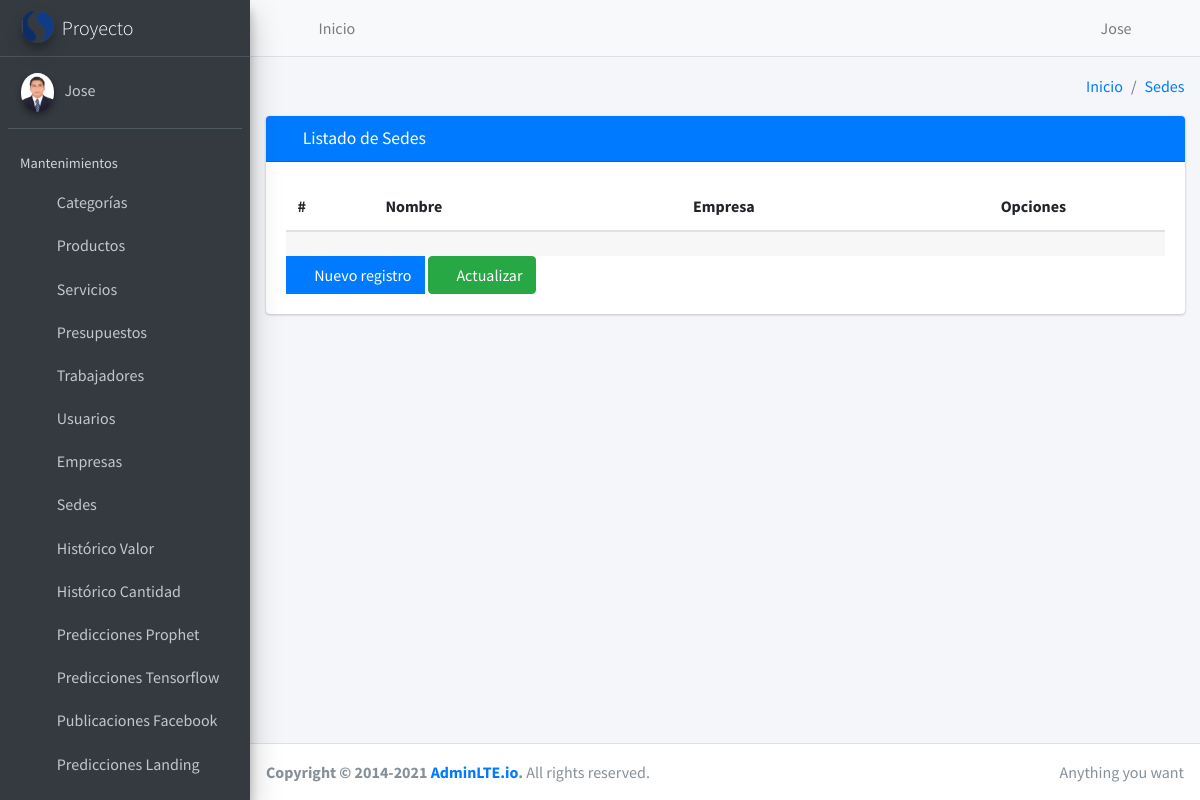
Page /crm/sede/list/ (signed in) on the committed database.
### core/user/models.py (models this page shows, shortened)
class User(AbstractUser):
    email=models.EmailField(unique=True,verbose_name="Email")
    image = models.ImageField(upload_to='users/%Y/%m/',null=True, blank=True, verbose_name="Imagen")
    sede=models.ForeignKey(Sede,on_delete=models.PROTECT,null=True,blank=True)
    empresa=models.ForeignKey(Empresa,on_delete=models.PROTECT,null=True,blank=True)
    def get_image(self):
        if self.image:
            return f'/{MEDIA_URL}{self.image}' if not "WEBSITE_HOSTNAME" in os.environ else f'{STATIC_URL_AZURE}/{MEDIA_URL}{self.image}'
        return f'{STATIC_URL}media/img/empty.png' if not "WEBSITE_HOSTNAME" in os.environ else f'{STATIC_URL_AZURE}{STATIC_URL}media/img/empty.png'

### core/crm/views/sede/views.py (the view, shortened to what this page needs)
# urls.py: path('sede/list/', SedeListView.as_view(), name='sede_list'),
class SedeListView(LoginRequiredMixin, ValidatePermissionRequiredMixin, ListView):
    model = Sede
    template_name = 'sede/list.html'
    permission_required = 'crm.view_sede'
    def get_context_data(self, **kwargs):
        context = super().get_context_data(**kwargs)
        context['title'] = 'Listado de Sedes'
        context['create_url'] = reverse_lazy('crm:sede_create')
        context['list_url'] = reverse_lazy('crm:sede_list')
        context['entity'] = 'Sedes'
        return context

### core/crm/mixins.py (called while the page is built)
    def get_perms(self):
        if isinstance(self.permission_required, str):
            perms= (self.permission_required,)
        else:
            perms= self.permission_required
        return perms

    def dispatch(self, request, *args, **kwargs):
        if request.user.has_perms(self.get_perms()):
            return super().dispatch(request, *args, **kwargs)
        messages.error(request, 'No tiene permiso para ingresar a este modulo')
        return HttpResponseRedirect(self.get_url_redirect())

### core/crm/templates/sede/list.html (shortened to what this page needs)
{% extends 'list.html' %}
{% load static %}
{% block columnas %}
<tr>
  <th scope="col" style="width: 10%">#</th>
  <th scope="col" style="width: 35%">Nombre</th>
  <th scope="col" style="width: 35%">Empresa</th>
  <th scope="col" style="width: 20%">Opciones</th>
</tr>
{% endblock %}

### templates/vtc/header.html
<nav class="main-header navbar navbar-expand navbar-light">
    <ul class="navbar-nav">
        <li class="nav-item">
            <a class="nav-link" id="btn-collapse" data-widget="pushmenu-old" href="#" role="button"><i class="fas fa-bars"></i></a>
        </li>
        <li class="nav-item d-none d-sm-inline-block">
            <a href="/crm/dashboard/" class="nav-link">Inicio</a>
        </li>
    </ul>
    <ul class="navbar-nav ml-auto">
        <li class="nav-item">
            <a class="nav-link" href="#">
                <i class="fas fa-user"></i> {{request.user.username|title}}
            </a>
        </li>
        <li class="nav-item">
            <a class="nav-link" href="{% url 'logout' %}">
                <i class="fas fa-power-off" aria-hidden="true"></i>
            </a>
        </li>
    </ul>
</nav>

### templates/vtc/sidebar.html
{% load static %}
<aside class="main-sidebar sidebar-dark-gray elevation-4">
    <a href="{% url "crm:dashboard" %}" class="brand-link">
        <img src="{% static 'media/img/logo.png' %}"
             alt="Logo"
             class="brand-image img-circle elevation-3"
             style="opacity: .8">
        <span class="brand-text font-weight-light">Proyecto</span>
    </a>
    <div class="sidebar">
        <div class="user-panel mt-3 pb-3 mb-3 d-flex">
            <div class="image">
                <img src="{{user.get_image}}" class="img-circle elevation-2" alt="User Image">
            </div>
            <div class="info">
                <a href="#" class="d-block"> {% if user.is_authenticated %}
                  {{request.user.username|title}}
                  {% else %}
                  Sin iniciar sesión
                  {% endif %}
                  </a>
            </div>
        </div>
        <nav class="mt-2">
            <ul class="nav nav-pills nav-sidebar flex-column" data-widget="treeview" role="menu" data-accordion="false">
                <li class="nav-header">Mantenimientos</li>
                <li class="nav-item">
                    <a href="{% url 'crm:categoria_list' %}" class="nav-link">
                        <i class="nav-icon fas fa-truck-loading"></i>
                        <p>
                            Categorías
                        </p>
                    </a>
                </li>
                <li class="nav-item">
                    <a href="{% url "crm:producto_list" %}" class="nav-link">
                        <i class="nav-icon fas fa-boxes"></i>
                        <p>
                            Productos
                        </p>
                    </a>
                </li>
                <li class="nav-item">
                    <a href="{% url "crm:servicio_list" %}" class="nav-link">
                        <i class="nav-icon fas fa-truck-loading"></i>
                        <p>
                            Servicios
                        </p>
                    </a>
                </li>
                <li class="nav-item">
                    <a href="{% url "crm:presupuesto_list" %}" class="nav-link">
                        <i class="nav-icon fas fa-dollar-sign"></i>
                        <p>
                            Presupuestos
                        </p>
                    </a>
                </li>
                <li class="nav-item">
                    <a href="{% url "crm:trabajador_list" %}" class="nav-link">
                        <i class="nav-icon fas fa-users"></i>
                        <p>
                            Trabajadores
                        </p>
                    </a>
                </li>
                <li class="nav-item">
                    <a href="{% url "user:user_list" %}" class="nav-link">
                        <i class="nav-icon fas fa-user"></i>
                        <p>
                            Usuarios
                        </p>
                    </a>
                </li>
                <li class="nav-item">
                    <a href="{% url "crm:empresa_list" %}" class="nav-link">
                        <i class="nav-icon fas fa-building"></i>
                        <p>
                            Empresas
                        </p>
                    </a>
                </li>
                <li class="nav-item">
                    <a href="{% url "crm:sede_list" %}" class="nav-link">
                        <i class="nav-icon fas fa-home"></i>
                        <p>
                            Sedes
                        </p>
                    </a>
                </li>
                <li class="nav-item">
                    <a href="{% url "predictions:prediction_value" %}" class="nav-link">
                        <i class="nav-icon fas fa-history"></i>
                        <p>
                            Histórico Valor
                        </p>
                    </a>
                </li>
                <li class="nav-item">
                    <a href="{% url "predictions:prediction_quantity" %}" class="nav-link">
                        <i class="nav-icon fas fa-camera"></i>
                        <p>
                            Histórico Cantidad
                        </p>
                    </a>
                </li>
                <li class="nav-item">
                    <a href="{% url "predictions:predictions_view" %}" class="nav-link">
                        <i class="nav-icon fas fa-magic"></i>
                        <p>
                            Predicciones Prophet
                        </p>
                    </a>
                </li>
                <li class="nav-item">
                    <a href="{% url "predictions:predictions_view_thirty" %}" class="nav-link">
                        <i class="nav-icon fas fa-list"></i>
                        <p>
                            Predicciones Tensorflow
                        </p>
                    </a>
                </li>
                <li class="nav-item">
                    <a href="{% url "predictions:prediction_publication_facebook" %}" class="nav-link">
                        <i class="nav-icon fas fa-bell"></i>
                        <p>
                            Publicaciones Facebook
                        </p>
                    </a>
                </li>
                <li class="nav-item">
                    <a href="{% url "predictions:predictions_landing" %}" class="nav-link">
                        <i class="nav-icon fas fa-star"></i>
                        <p>
                            Predicciones Landing
                        </p>
                    </a>
                </li>
            </ul>
        </nav>
    </div>
</aside>

### rows in the picture
User: user.username "Jose", get_image (picture)

### other values in the picture
{{ entity }} "Sedes"
{{ title }} "Listado de Sedes"
